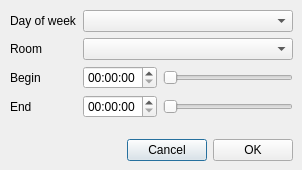
<?xml version="1.0" encoding="UTF-8"?>
<ui version="4.0">
 <class>Dialog</class>
 <widget class="QDialog" name="Dialog">
  <property name="windowModality">
   <enum>Qt::ApplicationModal</enum>
  </property>
  <property name="geometry">
   <rect>
    <x>0</x>
    <y>0</y>
    <width>302</width>
    <height>170</height>
   </rect>
  </property>
  <property name="windowTitle">
   <string>Dialog</string>
  </property>
  <widget class="QWidget" name="verticalLayoutWidget">
   <property name="geometry">
    <rect>
     <x>10</x>
     <y>10</y>
     <width>283</width>
     <height>151</height>
    </rect>
   </property>
   <layout class="QVBoxLayout" name="mainLayout" stretch="6,0">
    <item>
     <layout class="QFormLayout" name="formLayout">
      <property name="fieldGrowthPolicy">
       <enum>QFormLayout::AllNonFixedFieldsGrow</enum>
      </property>
      <item row="0" column="0">
       <widget class="QLabel" name="labelDay">
        <property name="text">
         <string>Day of week</string>
        </property>
       </widget>
      </item>
      <item row="0" column="1">
       <widget class="QComboBox" name="cbDay"/>
      </item>
      <item row="1" column="0">
       <widget class="QLabel" name="labelRoom">
        <property name="text">
         <string>Room</string>
        </property>
       </widget>
      </item>
      <item row="1" column="1">
       <widget class="QComboBox" name="cbRoom"/>
      </item>
      <item row="2" column="0">
       <widget class="QLabel" name="labelBegin">
        <property name="text">
         <string>Begin</string>
        </property>
       </widget>
      </item>
      <item row="2" column="1">
       <layout class="QHBoxLayout" name="horizontalLayout_2">
        <item>
         <widget class="QTimeEdit" name="editBegin"/>
        </item>
        <item>
         <widget class="QSlider" name="sliderBegin">
          <property name="orientation">
           <enum>Qt::Horizontal</enum>
          </property>
         </widget>
        </item>
       </layout>
      </item>
      <item row="3" column="0">
       <widget class="QLabel" name="labelEnd">
        <property name="text">
         <string>End</string>
        </property>
       </widget>
      </item>
      <item row="3" column="1">
       <layout class="QHBoxLayout" name="horizontalLayout_3">
        <item>
         <widget class="QTimeEdit" name="editEnd"/>
        </item>
        <item>
         <widget class="QSlider" name="sliderEnd">
          <property name="orientation">
           <enum>Qt::Horizontal</enum>
          </property>
         </widget>
        </item>
       </layout>
      </item>
     </layout>
    </item>
    <item>
     <layout class="QHBoxLayout" name="horizontalLayout">
      <item>
       <spacer name="horizontalSpacer">
        <property name="orientation">
         <enum>Qt::Horizontal</enum>
        </property>
        <property name="sizeHint" stdset="0">
         <size>
          <width>40</width>
          <height>20</height>
         </size>
        </property>
       </spacer>
      </item>
      <item>
       <widget class="QPushButton" name="buttonCancel">
        <property name="text">
         <string>Cancel</string>
        </property>
       </widget>
      </item>
      <item>
       <widget class="QPushButton" name="buttonOK">
        <property name="text">
         <string>OK</string>
        </property>
       </widget>
      </item>
     </layout>
    </item>
   </layout>
  </widget>
 </widget>
 <resources/>
 <connections/>
</ui>
